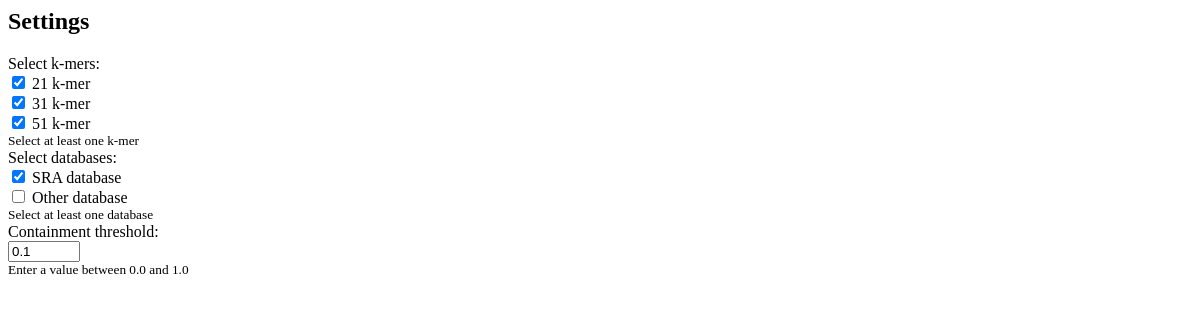
/mgw_api/settings/ (signed in), run on an earlier commit of the app's database.
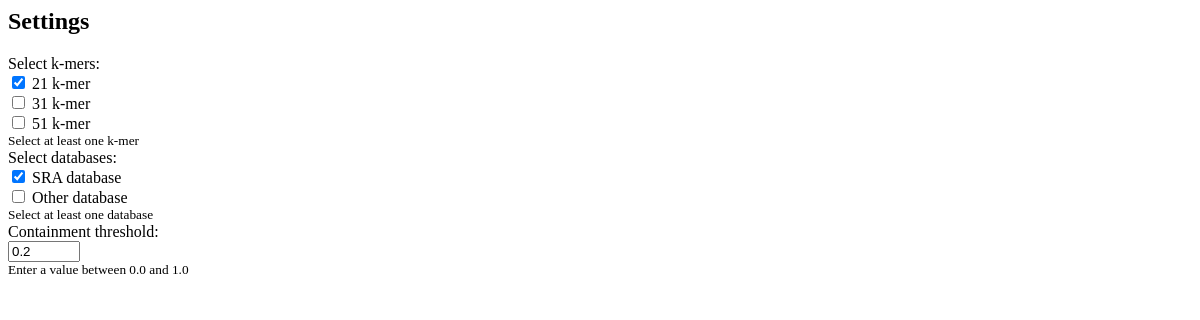
And on a later commit of the database.
### mgw_api/models.py (models this page shows, shortened)
class Settings(models.Model):
    user = models.OneToOneField(User, on_delete=models.CASCADE)
    kmer = models.JSONField(default=list, help_text="List of k-mers")
    database = models.JSONField(default=list, help_text="List of databases")
    containment = models.FloatField(default=0.10, help_text="Containment value (between 0 and 1)")

### mgw_api/views.py (the view)
# urls.py: path("settings/", views.settings, name="settings"),
@login_required
def settings(request):
    sourmash_settings, created = Settings.objects.get_or_create(user=request.user)
    if request.method == "POST":
        settings_form = SettingsForm(request.POST, instance=sourmash_settings)
        if settings_form.is_valid():
            settings_form.save()
            messages.success(request, 'Settings have been successfully saved.')
            return redirect(reverse("mgw_api:settings"))
        else:
            messages.error(request, 'Please correct the errors below.')
    else:
        initial_data = {
            'kmer': sourmash_settings.kmer if sourmash_settings.kmer else [21],
            'database': sourmash_settings.database if sourmash_settings.database else ["SRA"],
            'containment': sourmash_settings.containment if sourmash_settings.containment is not None else 0.10,
            }
        settings_form = SettingsForm(instance=sourmash_settings, initial=initial_data)
    return render(request, "mgw_api/settings.html", {"settings_form": settings_form})

### mgw_api/forms.py
class SettingsForm(forms.ModelForm):
    kmer = forms.MultipleChoiceField(
        choices=[(21, "21 k-mer"), (31, "31 k-mer"), (51, "51 k-mer")],
        widget=forms.CheckboxSelectMultiple,
        initial=[21]
    )
    database = forms.MultipleChoiceField(
        choices=[("SRA", "SRA database"), ("OTHER", "Other database")],
        widget=forms.CheckboxSelectMultiple,
        initial=["SRA"]
    )
    containment = forms.FloatField(
        widget=forms.NumberInput(attrs={"min": 0, "max": 1, "step": 0.01}),
        initial=0.10
    )
    class Meta:
        model = Settings
        fields = ["kmer", "database", "containment"]

### mgw_api/templates/mgw_api/settings.html (shortened to what this page needs)
<div class="settings-section">
    <h2>Settings</h2>
    <div class="settings-form">
        <form method="post" enctype="multipart/form-data" id="settings-form">
            <div class="form-group">
                <label for="id_kmer">Select k-mers:</label>
                <div class="options">{{ settings_form.kmer }}</div>
                <small>Select at least one k-mer</small>
            </div>
            <div class="form-group">
                <label for="id_database">Select databases:</label>
                <div class="options">{{ settings_form.database }}</div>
                <small>Select at least one database</small>
            </div>
            <div class="form-group">
                <label for="id_containment">Containment threshold:</label>
                <div class="options">{{ settings_form.containment }}</div>
                <small>Enter a value between 0.0 and 1.0</small>
            </div>
        </form>
    </div>
</div>

What changed in the data, as far as the page shows it:
changed Settings: kmer "☑ ☑ ☑" → "☑ ☐ ☐"; containment "0.1" → "0.2"
